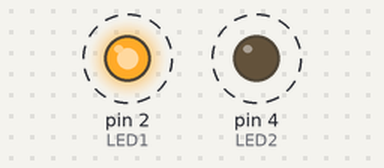
A sketch run on a simulated Arduino Uno, built with avr-gcc and run on an emulated ATmega328P. On the bench: output pins drawn as LEDs (lit = HIGH). Dashed ring = blinking.

Above: at 0.5 s.
Timing chart, 0 to 4.6 s (numbered marks = the images above):
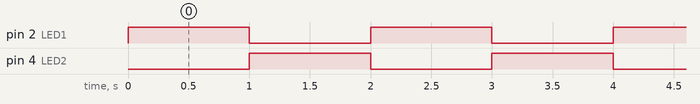

The sketch:

PROJECT-1.ino
```cpp
const int LED1=2;
const int LED2=4;
void setup() {
  pinMode(LED1,OUTPUT);
  pinMode(LED2,OUTPUT);

}

void loop() {
  digitalWrite(LED1,HIGH);
  digitalWrite(LED2,LOW);
  delay(1000);
  digitalWrite(LED2,HIGH);
  digitalWrite(LED1,LOW);
  delay(1000);

}
```

Measured:
- by itself, pin 2 (LED1), pin 4 (LED2): alternates HIGH for 1.0 s and LOW for 1.0 s
